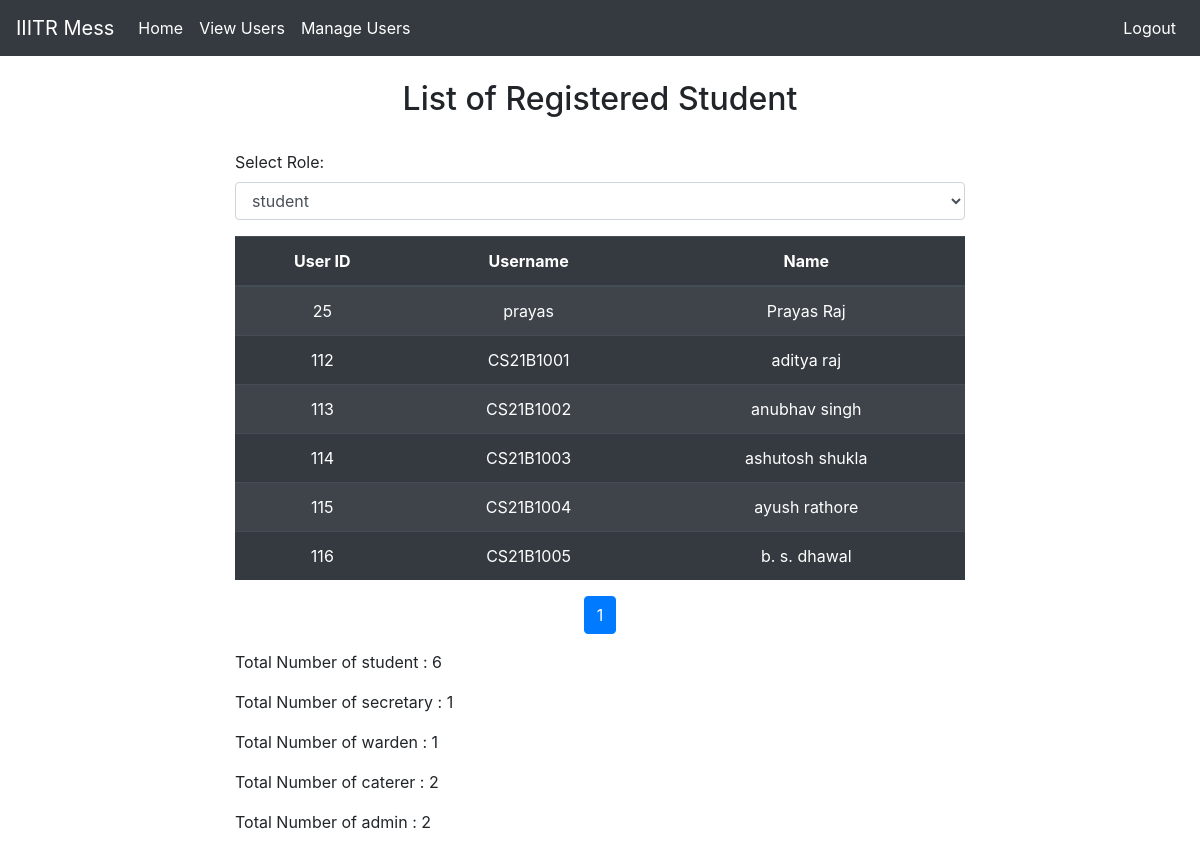
/users.php (signed in), run on the app's committed database.
### tables this page shows
CREATE TABLE `users` (
  `user_id` int(11) NOT NULL,
  `username` varchar(100) NOT NULL,
  `name` varchar(255) NOT NULL,
  `password` varchar(100) NOT NULL,
  `role` varchar(100) NOT NULL
);

### users.php (the view, shortened to what this page needs)
<?php
include("config.php");
$roles = ['student', 'secretary', 'warden', 'caterer', 'admin'];
$roleCounts = [];
foreach ($roles as $role) {
    $countQuery = "SELECT COUNT(*) as count FROM users WHERE role = '$role'";
    $countResult = mysqli_query($conn, $countQuery);
    $countRow = mysqli_fetch_assoc($countResult);
    $roleCounts[$role] = $countRow['count'];
}
$rowsPerPage = 25;
$page = isset($_GET['page']) ? $_GET['page'] : 1;
$selectedRole = isset($_GET['role']) ? $_GET['role'] : 'student';
$offset = ($page - 1) * $rowsPerPage;
$query = "SELECT user_id, username, name, role FROM users WHERE role = '$selectedRole' LIMIT $rowsPerPage OFFSET $offset";
$result = mysqli_query($conn, $query);
$countQuery = "SELECT COUNT(*) as count FROM users WHERE role = '$selectedRole'";
$countResult = mysqli_query($conn, $countQuery);
$countRow = mysqli_fetch_assoc($countResult);
$totalRows = $countRow['count'];
?>
<!doctype html>
<html lang="en">
<head>
    <link rel="stylesheet" href="https://stackpath.bootstrapcdn.com/bootstrap/4.3.1/css/bootstrap.min.css">
</head>
<body>
<?php include("admin_nav.php"); ?>
<br>
<div class="container">
    <div class="row justify-content-center">
        <div class="col-md-8">
            <h2 class="text-center">List of Registered <?php echo ucfirst($selectedRole); ?></h2>
            <br>
            <div class="form-group">
                <label for="roleSelect">Select Role:</label>
                <select class="form-control" id="roleSelect" onchange="changeRole()">
                    <?php
                    foreach ($roles as $role) {
                        echo "<option value=\"$role\" " . ($selectedRole === $role ? 'selected' : '') . ">$role</option>";
                    }
                    ?>
                </select>
            </div>
            <table class="table table-dark table-striped">
                <thead>
                    <tr>
                        <th scope="col" class="text-center">User ID</th>
                        <th scope="col" class="text-center">Username</th>
                        <th scope="col" class="text-center">Name</th>
                    </tr>
                </thead>
                <tbody>
                    <?php
                    while ($row = mysqli_fetch_assoc($result)) {
                        echo "<tr>";
                        echo "<td class='text-center'>" . $row['user_id'] . "</td>";
                        echo "<td class='text-center'>" . $row['username'] . "</td>";
                        echo "<td class='text-center'>" . $row['name'] . "</td>";
                        echo "</tr>";
                    }
                    ?>
                </tbody>
            </table>
            <nav aria-label="Page navigation">
                <ul class="pagination justify-content-center">
                    <?php
                    $totalPages = ceil($totalRows / $rowsPerPage);
                    for ($i = 1; $i <= $totalPages; $i++) {
                        echo "<li class='page-item " . ($i == $page ? 'active' : '') . "'>";
                        echo "<a class='page-link' href='?role=$selectedRole&page=$i'>$i</a>";
                        echo "</li>";
                    }
                    ?>
                </ul>
            </nav>
            <div class="text-left">
                <?php
                foreach ($roleCounts as $role => $count) {
                    echo "<p>Total Number of $role : $count</p>";
                }
                ?>
            </div>
        </div>
    </div>
</div>
</body>
</html>

### data on the page
users: user_id "25", username "prayas", name "Prayas Raj"
users: user_id "112", username "CS21B1001", name "aditya raj"
users: user_id "113", username "CS21B1002", name "anubhav singh"
users: user_id "114", username "CS21B1003", name "ashutosh shukla"
users: user_id "115", username "CS21B1004", name "ayush rathore"
users: user_id "116", username "CS21B1005", name "b. s. dhawal"

### other printed values
$selectedRole "Student"
$role "student"
$count "6"
$role "secretary"
$count "1"
$role "warden"
$role "caterer"
$count "2"
$role "admin"
form field value "student"
